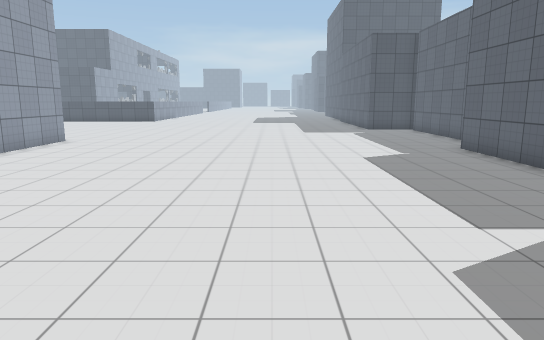
View 1 (above)

22 first-person views from a walk through a Unity game level. The camera is 1.5 m above the floor, tilts 10° down and sees 70° across. The floor is counted in squares, 1 m on a side. Each view is taken from the middle of a square. On the plan, view 1 faces up. The plan holds only what a view shows up to about 17 squares ahead; the rest is blank. The place goes on beyond the plan. The player character is not drawn. Door leaves are left out, so doorways stand open. Some surface patterns are stand-ins.

View 2
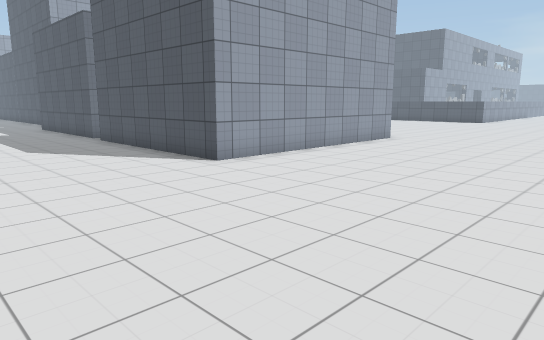

View 3
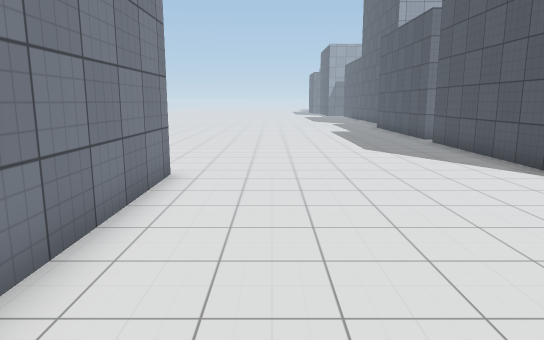

View 4
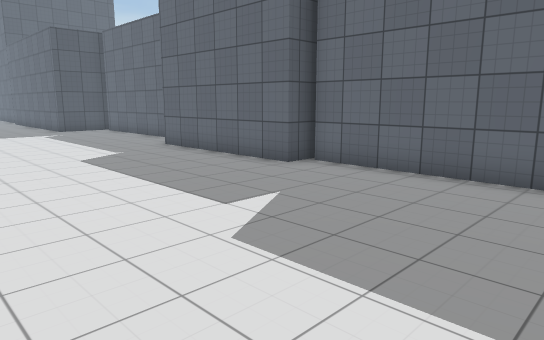

View 5
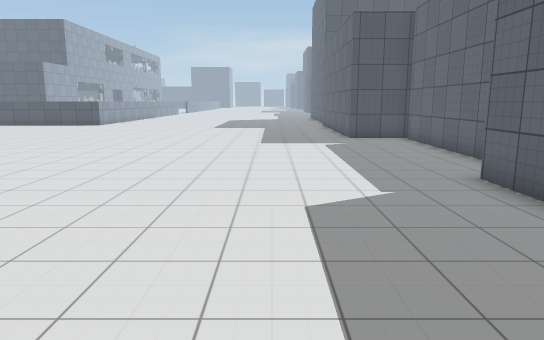

View 6
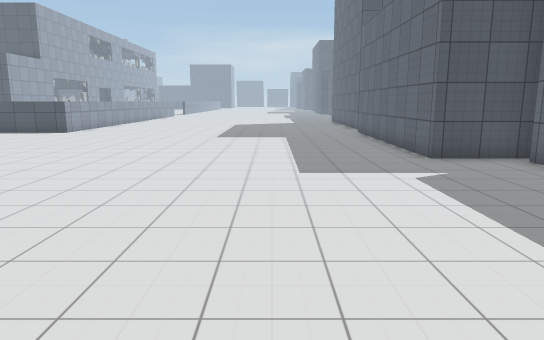

View 7
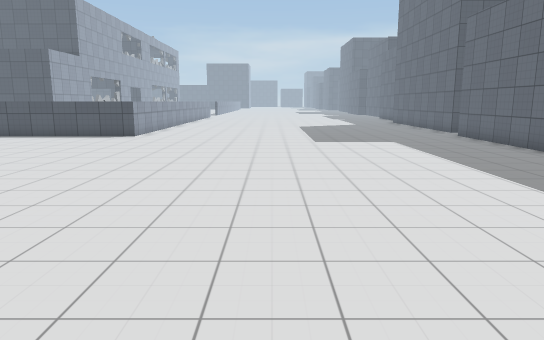

View 8
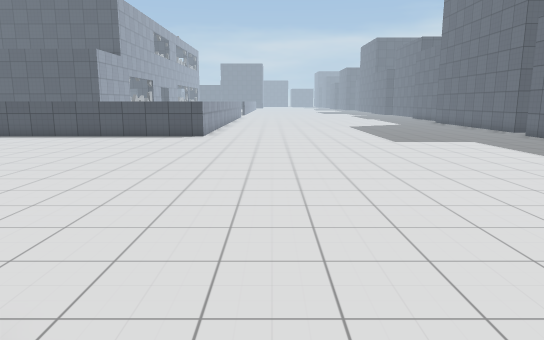

View 9
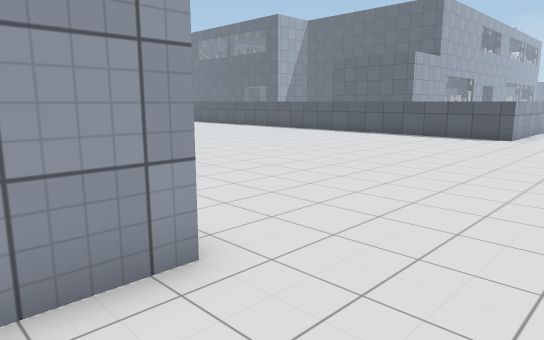

View 10
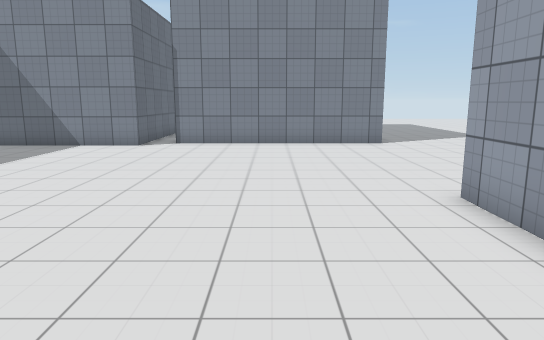

View 11
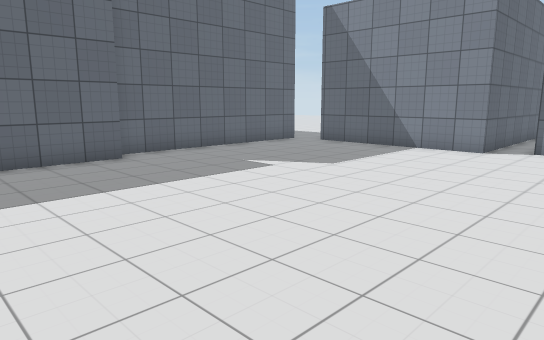

View 12
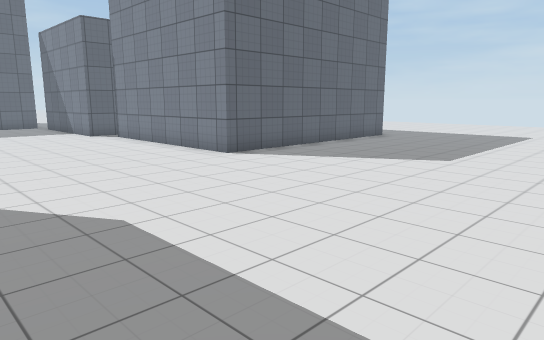

View 13
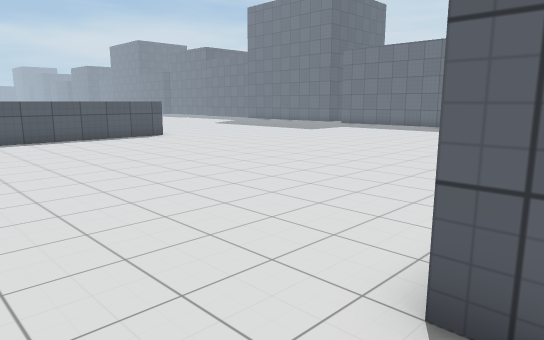

View 14
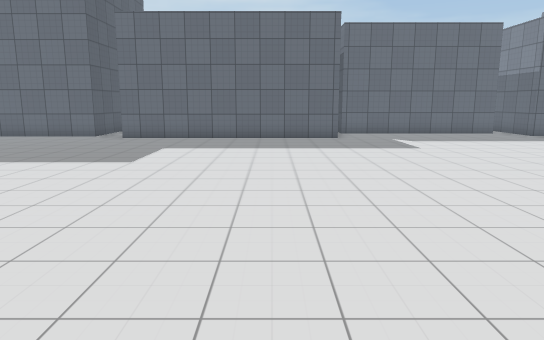

View 15
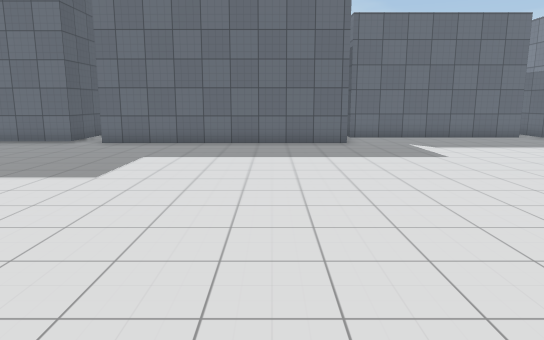

View 16
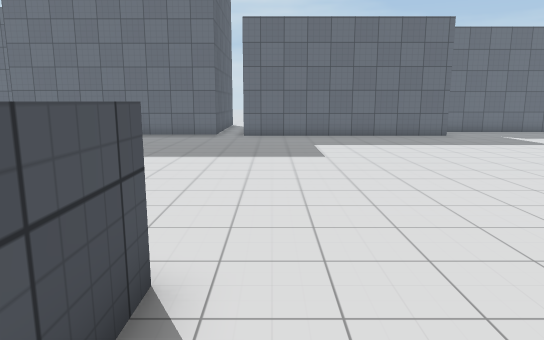

View 17
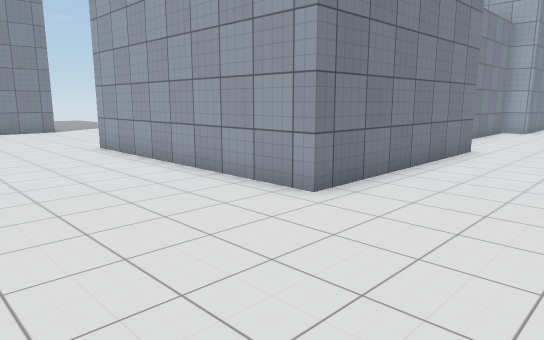

View 18
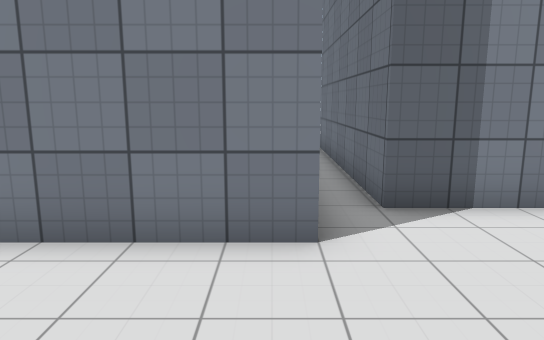

View 19
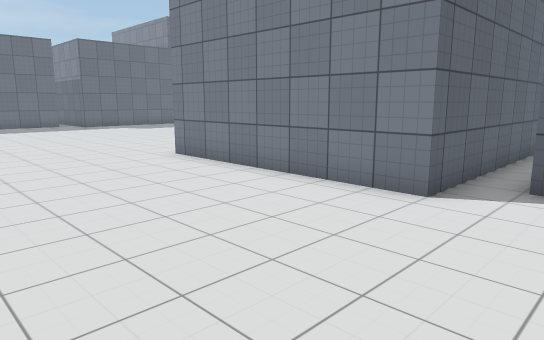

View 20
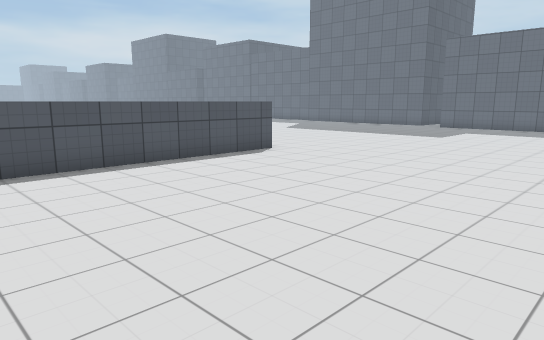

View 21
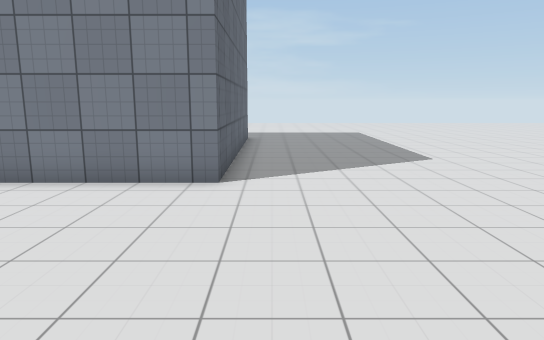

View 22
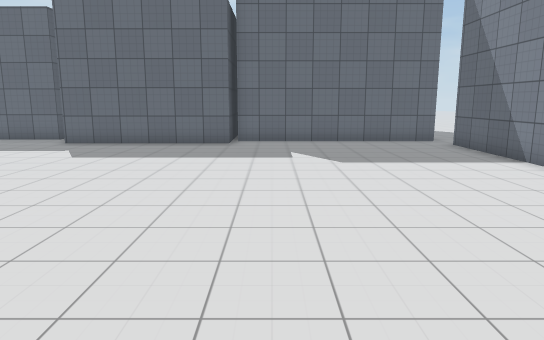

### Floor plan
Points are (right, up) in squares from view 1. A wall is a line through its corners. A room is listed if a view was taken in it or the views show most of it. See-through windows are left out.
Room 1 (views 1, 2, 3, 4, 5, 6, 7, 8, 9, 10, 11, 12, 13, 14, 15, 16, 17, 18, 19, 20, 21, 22)
walls: (-15.5, 7.7) (-15.5, 15) (-8, 15) (-8, 6) (-15.5, 6); (-18.5, 13.6) (-16.6, 13.6) (-16.6, 6) (-18.4, 6); (8, 13.5) (7.5, 13.5) (7.5, 20.7); (8.2, 6.5) (6.1, 6.5) (6.1, 12.5) (8.2, 12.5); (8, 21.2) (5.3, 21.2) (5.3, 30.2); (-9, 31.5) (-9, 30) (-17.9, 30); (6.9, -1.2) (6.9, 6.4); (-9, -8.5) (-9, -2.1) (-1.5, -2.1); (-0.4, -8.1) (-0.4, -1.4) (5.6, -1.4)

Where each view was taken, in squares from view 1:
view 1: 0 up, 0 right, facing up
view 2: 0 up, 0 right, facing up-left
view 3: 0 up, 1 left, facing left
view 4: 0 up, 1 left, facing up-right
view 5: 5 up, 2 right, facing up
view 6: 11 up, 1 right, facing up
view 7: 13 up, 3 left, facing up
view 8: 13 up, 6 left, facing up
view 9: 13 up, 5 left, facing up-left
view 10: 12 up, 5 left, facing down
view 11: 11 up, 4 left, facing down-right
view 12: 5 up, 18 left, facing down-right
view 13: 14 up, 18 left, facing up-right
view 14: 24 up, 11 left, facing right
view 15: 24 up, 9 left, facing right
view 16: 29 up, 12 left, facing right
view 17: 19 up, 3 left, facing down-left
view 18: 19 up, 15 left, facing down
view 19: 21 up, 18 left, facing down-right
view 20: 21 up, 18 left, facing up-right
view 21: 5 up, 10 left, facing down
view 22: 5 up, 8 left, facing right
